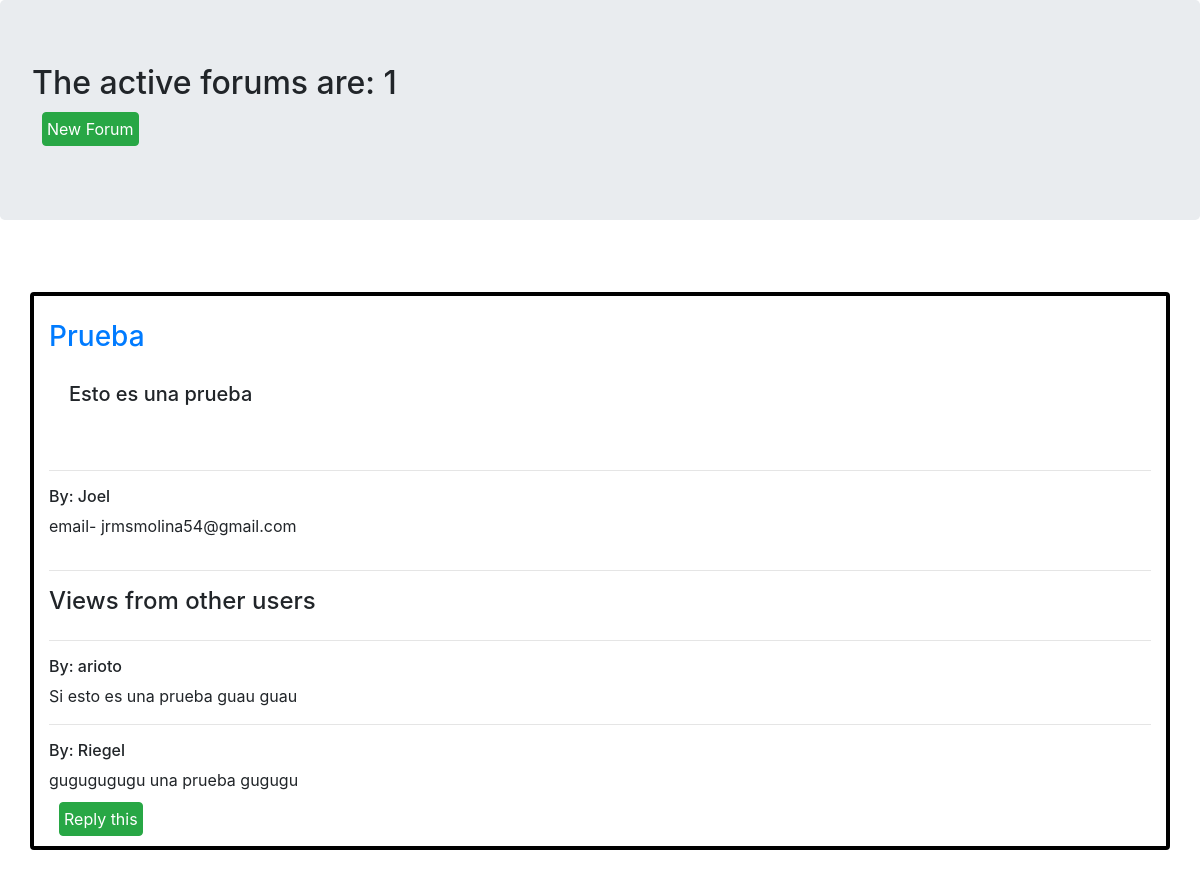
The page / on the database its author committed.
### forumApp/models.py (models this page shows, shortened)
class forum(models.Model):
  name=models.CharField(max_length=200, default="anonimo")
  email=models.CharField(max_length=200)
  topic=models.CharField(max_length=300,null=True)
  description=models.CharField(max_length=2000,blank=True)
  date_created=models.DateTimeField(auto_now_add=True,null=True)

class discussion(models.Model):
  forum=models.ForeignKey(forum,blank=True,on_delete=models.CASCADE)
  name=models.CharField(max_length=200,default="anonimo")
  discuss=models.CharField(max_length=3000)

### forumApp/views.py (the view)
# urls.py: 2. Add a URL to urlpatterns:  path('', views.home, name='home')
def home(request):
  template=loader.get_template('home.html')
  forums=forum.objects.all()
  count=forums.count()
  discussions=[]
  for i in forums:
    discussions.append(i.discussion_set.all())
  context={
    'forums':forums,
    'count':count,
    'discussions':discussions
  }
  return HttpResponse(template.render(context,request))

### forumApp/Templates/home.html (shortened to what this page needs)
{%load static%}
<!DOCTYPE html>
<html lang="en">
  <head>
    <link rel="stylesheet" href="https://stackpath.bootstrapcdn.com/bootstrap/4.5.0/css/bootstrap.min.css"0>
</head>
  <body>
    <h2 class="jumbotron">
      The active forums are: {{count}}
      <form method="POST" action="{%url 'addForum'%}">
      <button class="btn btn-success" style="width:fit-content; padding: 4px; margin:10px;">New Forum</button>
      </form>
    </h2>
    <div class="card-columns" style="padding: 10px; margin: 20px;"></div>
            {%for forum in forums %}
                <div class="card box container">
                    <br>
                    <h5 class="card-title">
                        <a href='{{forum.link}}'><h3>{{forum.topic}}</h3></a>
                        <div class="card-body container">
                                <p>{{forum.description}}</p>
                            </h5>
                            <hr>
                            <h6> By: {{forum.name}}</h6>
                            <p>email- {{forum.email}}</p>
                            <hr>
                            <h4>Views from other users</h4>
                            {%for discuss in discussions%}
                            {%for objs in discuss%}
                            {% if objs.forum == forum %}
                  <hr>
                  <h6> By: {{objs.name}}</h6>
                              {{objs.discuss}}
                               <br>
                            {% endif %}
                            {%endfor%}
                            {%endfor%}
                            <form method="POST" action="{% url 'addDiscussion' %}">
                            <button class="btn btn-success" style="width:fit-content; padding: 4px; margin:10px;">Reply this</button>
                            </form>
                        </div>
            <br>
            {%endfor%}
  </body>
</html>

### forumApp/Templates/home.html (style rules this page uses)
.box { border: 4px solid black; margin: 0 auto; }

### rows shown on the page
forum: topic "Prueba", description "Esto es una prueba", name "Joel", email "jrmsmolina54@gmail.com"
discussion: name "arioto", discuss "Si esto es una prueba guau guau"
discussion: name "Riegel", discuss "gugugugugu una prueba gugugu"

### other values the page prints
{{ count }} "1"
